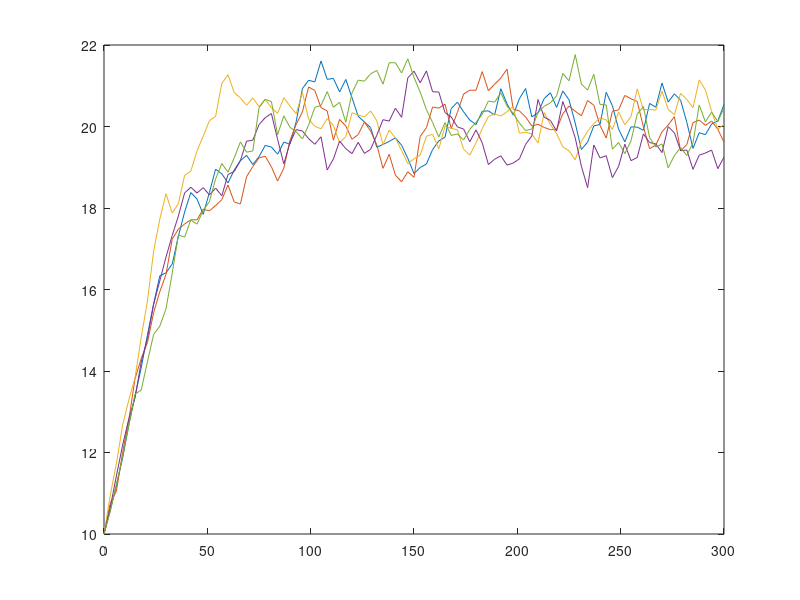

MATLAB code to generate this figure:

x0=10;
NRepl=5;
NSteps=100;
T=300;
sigma=0.01;
r=0.05;
K=20;
x = zeros(NRepl, 1+NSteps);
x(:,1) = x0;
dt = T/NSteps;
sidt = sigma*sqrt(dt);
t=linspace(0,T, NSteps+1);
for i=1:NRepl
   for j=1:NSteps
      x(i,j+1)=x(i,j)*(1+r*(1-(x(i,j))/K)*dt + sidt*randn);
   end
end

plot(t,x)
